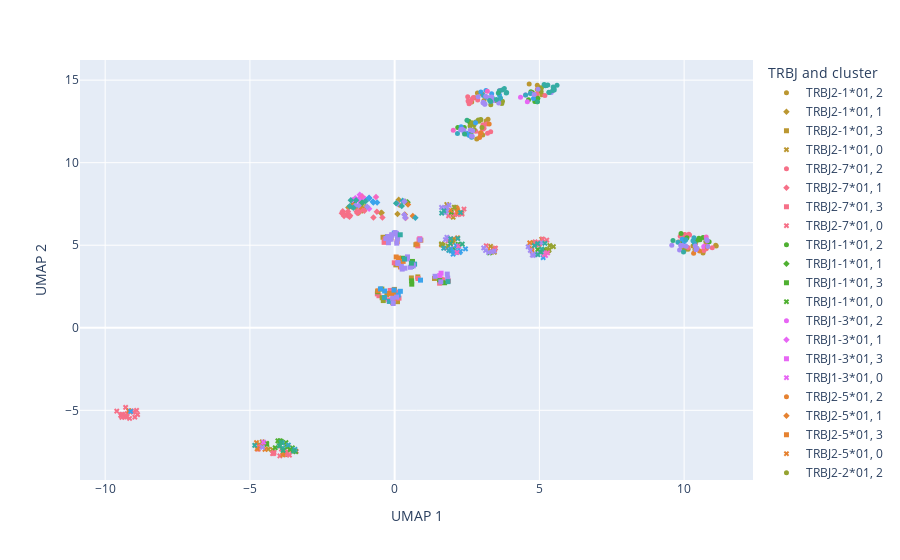

Notebook code cell kept with this figure:
### Code cell
database_umap.plot_interactive_umap(hue='TRBJ', palette=ColorPaletteGenerator.TRBJ_palette, symbol='cluster')

### Figure 1 — Plotly figure (JSON) as saved in the notebook; plotly's stock layout.template omitted (floating-point values rounded to 4 significant figures)
{"data": [{"hovertemplate": "TRBJ=TRBJ2-1*01<br>cluster=2<br>UMAP_1=%{x}<br>UMAP_2=%{y}<extra></extra>", "legendgroup": "TRBJ2-1*01, 2", "marker": {"color": "#bb9731", "opacity": 1, "size": 5, "symbol": "circle"}, "mode": "markers", "name": "TRBJ2-1*01, 2", "orientation": "v", "showlegend": true, "type": "scatter", "x": [3.043, 3.051, 10.37, 2.662, 2.772, 2.859, 4.928, 10.12, 2.97, 10.44, 11.11, 11.09, 4.647, 10.14, 10.3, 2.994, 3.226, 10.65, 5.082, 3.158, 4.988, 2.836, 9.94, 3.085, 4.963], "xaxis": "x", "y": [11.68, 12.22, 4.723, 13.67, 13.94, 14.23, 14.68, 4.792, 11.69, 4.8, 4.952, 5.005, 14.76, 4.762, 4.946, 11.74, 12.63, 4.531, 14.12, 12.53, 14.55, 11.44, 4.785, 13.77, 14.57], "yaxis": "y"}, {"hovertemplate": "TRBJ=TRBJ2-1*01<br>cluster=1<br>UMAP_1=%{x}<br>UMAP_2=%{y}<extra></extra>", "legendgroup": "TRBJ2-1*01, 1", "marker": {"color": "#bb9731", "opacity": 1, "size": 5, "symbol": "diamond"}, "mode": "markers", "name": "TRBJ2-1*01, 1", "orientation": "v", "showlegend": true, "type": "scatter", "x": [-1.341, -1.6, 0.1387, -0.4717, -1.239, -1.001, -1.108, 0.09779, -0.447], "xaxis": "x", "y": [7.304, 7.283, 7.75, 6.956, 6.968, 7.302, 7.103, 6.888, 6.97], "yaxis": "y"}, {"hovertemplate": "TRBJ=TRBJ2-1*01<br>cluster=3<br>UMAP_1=%{x}<br>UMAP_2=%{y}<extra></extra>", "legendgroup": "TRBJ2-1*01, 3", "marker": {"color": "#bb9731", "opacity": 1, "size": 5, "symbol": "square"}, "mode": "markers", "name": "TRBJ2-1*01, 3", "orientation": "v", "showlegend": true, "type": "scatter", "x": [-0.1768, 1.376, 0.04026, -0.06596, -0.4014, -0.1265, 0.2418, 0.5778, -0.007059, 0.8004, -0.267, 0.09753, 0.7334], "xaxis": "x", "y": [1.648, 2.988, 3.809, 1.532, 5.481, 5.457, 4.062, 3.018, 2.323, 3.082, 2.004, 1.581, 5.03], "yaxis": "y"}, {"hovertemplate": "TRBJ=TRBJ2-1*01<br>cluster=0<br>UMAP_1=%{x}<br>UMAP_2=%{y}<extra></extra>", "legendgroup": "TRBJ2-1*01, 0", "marker": {"color": "#bb9731", "opacity": 1, "size": 5, "symbol": "x"}, "mode": "markers", "name": "TRBJ2-1*01, 0", "orientation": "v", "showlegend": true, "type": "scatter", "x": [-3.788, 4.971, 2.109, -4.646, 2.173, -4.574, 2.021, 3.454, -3.811, -4.215, 5.079, 2.315, 4.788, -4.367, -4.579, 3.444, 1.801, 3.314], "xaxis": "x", "y": [-7.676, 5.085, 7.293, -7.097, 7.061, -6.912, 6.695, 4.807, -7.624, -7.385, 5.361, 6.959, 5.16, -7.352, -7.157, 4.574, 7.47, 4.931], "yaxis": "y"}, {"hovertemplate": "TRBJ=TRBJ2-7*01<br>cluster=2<br>UMAP_1=%{x}<br>UMAP_2=%{y}<extra></extra>", "legendgroup": "TRBJ2-7*01, 2", "marker": {"color": "#f67088", "opacity": 1, "size": 5, "symbol": "circle"}, "mode": "markers", "name": "TRBJ2-7*01, 2", "orientation": "v", "showlegend": true, "type": "scatter", "x": [9.983, 2.869, 10.73, 5.19, 2.717, 10.97, 10.69, 10.76, 4.847, 3.04, 9.865, 4.919, 2.67, 10.68, 10.39, 3.052, 10.76, 2.571, 10.03, 10.19, 10.16, 2.537, 2.524, 10.8, 3.087, 3.317, 3.182, 3.208, 2.804, 2.955, 2.624, 10.02, 10.13], "xaxis": "x", "y": [5.447, 13.8, 4.994, 14.08, 13.95, 4.849, 4.734, 5.176, 14.03, 12.03, 5.544, 14.16, 13.85, 4.68, 5.104, 12.29, 4.793, 13.57, 5.652, 5.612, 5.662, 13.73, 14.0, 4.97, 12.09, 11.88, 12.34, 11.78, 11.9, 11.79, 13.67, 5.621, 4.862], "yaxis": "y"}, {"hovertemplate": "TRBJ=TRBJ2-7*01<br>cluster=1<br>UMAP_1=%{x}<br>UMAP_2=%{y}<extra></extra>", "legendgroup": "TRBJ2-7*01, 1", "marker": {"color": "#f67088", "opacity": 1, "size": 5, "symbol": "diamond"}, "mode": "markers", "name": "TRBJ2-7*01, 1", "orientation": "v", "showlegend": true, "type": "scatter", "x": [-1.613, -1.793, -1.164, -1.636, -0.733, -1.215, -0.4229, -1.823, -1.045, -1.292, -1.591, -0.6143, -1.751, -1.311, -1.56, -1.748, -1.54, 0.3786], "xaxis": "x", "y": [7.042, 7.063, 7.202, 6.816, 6.682, 7.033, 6.673, 6.941, 7.093, 6.951, 6.815, 7.029, 6.891, 7.045, 6.728, 6.772, 6.799, 6.643], "yaxis": "y"}, {"hovertemplate": "TRBJ=TRBJ2-7*01<br>cluster=3<br>UMAP_1=%{x}<br>UMAP_2=%{y}<extra></extra>", "legendgroup": "TRBJ2-7*01, 3", "marker": {"color": "#f67088", "opacity": 1, "size": 5, "symbol": "square"}, "mode": "markers", "name": "TRBJ2-7*01, 3", "orientation": "v", "showlegend": true, "type": "scatter", "x": [-0.03488, -0.3642, 0.8423, 1.553, -0.5977, 0.0396, 1.626, -0.3362, 0.0179, 0.8065, 0.7995, -0.03023, -0.1974, -0.01216, 1.663, -0.154, -0.05771, 1.605, 0.1497, -0.542, 1.855], "xaxis": "x", "y": [1.68, 5.175, 5.325, 2.701, 2.053, 2.157, 2.752, 5.329, 2.072, 2.985, 4.963, 1.975, 1.687, 3.936, 2.902, 2.262, 2.263, 2.951, 1.794, 1.941, 2.84], "yaxis": "y"}, {"hovertemplate": "TRBJ=TRBJ2-7*01<br>cluster=0<br>UMAP_1=%{x}<br>UMAP_2=%{y}<extra></extra>", "legendgroup": "TRBJ2-7*01, 0", "marker": {"color": "#f67088", "opacity": 1, "size": 5, "symbol": "x"}, "mode": "markers", "name": "TRBJ2-7*01, 0", "orientation": "v", "showlegend": true, "type": "scatter", "x": [1.95, 3.162, -9.191, 1.8, 5.008, -3.964, -8.914, -9.453, -4.168, 1.841, -3.732, 1.863, 3.482, -4.175, -9.384, -8.975, -9.459, 4.732, -8.88, -9.261, -9.599, -9.332, 1.928, -3.709, -4.217, -3.633, 2.103, -3.532, 4.851, 5.106, 2.171, 2.075, -9.431, 3.45, 4.976, -3.689, -3.909, -4.694, 2.396, -9.033, -9.41, -9.293, 1.953, -9.239, -9.099, -9.422, 5.256, 4.944, 2.326, -3.402, -4.711, -9.156, -4.475], "xaxis": "x", "y": [5.377, 4.966, -5.042, 4.815, 5.096, -7.76, -5.002, -5.302, -7.548, 5.26, -7.689, 6.781, 4.821, -7.613, -5.292, -5.415, -5.306, 4.762, -5.261, -5.401, -5.051, -5.396, 5.095, -7.503, -7.622, -7.717, 7.246, -7.433, 5.204, 5.379, 6.856, 6.875, -5.266, 4.699, 5.023, -7.185, -7.354, -7.169, 7.192, -5.107, -5.237, -4.826, 6.94, -5.195, -5.037, -5.425, 5.313, 5.178, 6.885, -7.49, -7.361, -5.493, -7.034], "yaxis": "y"}, {"hovertemplate": "TRBJ=TRBJ1-1*01<br>cluster=2<br>UMAP_1=%{x}<br>UMAP_2=%{y}<extra></extra>", "legendgroup": "TRBJ1-1*01, 2", "marker": {"color": "#4fb031", "opacity": 1, "size": 5, "symbol": "circle"}, "mode": "markers", "name": "TRBJ1-1*01, 2", "orientation": "v", "showlegend": true, "type": "scatter", "x": [10.55, 9.95, 2.404, 4.919, 4.947, 10.51, 9.894, 2.485, 10.37, 4.708, 2.563, 10.46, 4.757, 10.65, 2.62, 10.86, 4.862, 4.843, 4.624, 2.18, 10.53, 2.645, 10.1], "xaxis": "x", "y": [5.334, 5.176, 12.13, 13.7, 13.9, 5.427, 5.706, 11.73, 5.071, 14.29, 12.52, 5.301, 14.25, 5.474, 12.32, 5.21, 13.82, 13.71, 13.81, 12.13, 5.373, 11.84, 5.45], "yaxis": "y"}, {"hovertemplate": "TRBJ=TRBJ1-1*01<br>cluster=1<br>UMAP_1=%{x}<br>UMAP_2=%{y}<extra></extra>", "legendgroup": "TRBJ1-1*01, 1", "marker": {"color": "#4fb031", "opacity": 1, "size": 5, "symbol": "diamond"}, "mode": "markers", "name": "TRBJ1-1*01, 1", "orientation": "v", "showlegend": true, "type": "scatter", "x": [-1.411, 0.4469, -1.435], "xaxis": "x", "y": [7.608, 7.607, 7.477], "yaxis": "y"}, {"hovertemplate": "TRBJ=TRBJ1-1*01<br>cluster=3<br>UMAP_1=%{x}<br>UMAP_2=%{y}<extra></extra>", "legendgroup": "TRBJ1-1*01, 3", "marker": {"color": "#4fb031", "opacity": 1, "size": 5, "symbol": "square"}, "mode": "markers", "name": "TRBJ1-1*01, 3", "orientation": "v", "showlegend": true, "type": "scatter", "x": [1.552, 0.5939, 0.2685, 0.5855, -0.2497, 1.725, 0.5911, -0.5849, 0.2798, 0.6154], "xaxis": "x", "y": [2.906, 3.771, 4.093, 2.841, 5.511, 2.728, 2.642, 2.181, 4.21, 4.018], "yaxis": "y"}, {"hovertemplate": "TRBJ=TRBJ1-1*01<br>cluster=0<br>UMAP_1=%{x}<br>UMAP_2=%{y}<extra></extra>", "legendgroup": "TRBJ1-1*01, 0", "marker": {"color": "#4fb031", "opacity": 1, "size": 5, "symbol": "x"}, "mode": "markers", "name": "TRBJ1-1*01, 0", "orientation": "v", "showlegend": true, "type": "scatter", "x": [-4.424, 1.953, -3.532, -3.713, 2.045, -3.602, -3.419, 2.19, -4.127, 3.275, -3.962, -3.914, 5.18, -4.418, -4.034, 4.942, -3.966, -3.755], "xaxis": "x", "y": [-6.999, 6.994, -7.275, -7.226, 4.811, -7.381, -7.505, 5.06, -7.266, 4.534, -7.116, -6.878, 4.751, -7.064, -6.847, 4.74, -6.843, -6.956], "yaxis": "y"}, {"hovertemplate": "TRBJ=TRBJ1-3*01<br>cluster=2<br>UMAP_1=%{x}<br>UMAP_2=%{y}<extra></extra>", "legendgroup": "TRBJ1-3*01, 2", "marker": {"color": "#e766f4", "opacity": 1, "size": 5, "symbol": "circle"}, "mode": "markers", "name": "TRBJ1-3*01, 2", "orientation": "v", "showlegend": true, "type": "scatter", "x": [3.635, 3.338, 4.348, 4.709, 4.518, 4.583, 10.68], "xaxis": "x", "y": [14.37, 13.76, 13.96, 14.2, 14.1, 13.69, 4.924], "yaxis": "y"}, {"hovertemplate": "TRBJ=TRBJ1-3*01<br>cluster=1<br>UMAP_1=%{x}<br>UMAP_2=%{y}<extra></extra>", "legendgroup": "TRBJ1-3*01, 1", "marker": {"color": "#e766f4", "opacity": 1, "size": 5, "symbol": "diamond"}, "mode": "markers", "name": "TRBJ1-3*01, 1", "orientation": "v", "showlegend": true, "type": "scatter", "x": [-0.8819, -1.235, -1.204, -1.195, -1.018, -1.358, -1.46, -1.205], "xaxis": "x", "y": [7.202, 7.714, 7.854, 7.73, 7.803, 7.84, 7.73, 8.065], "yaxis": "y"}, {"hovertemplate": "TRBJ=TRBJ1-3*01<br>cluster=3<br>UMAP_1=%{x}<br>UMAP_2=%{y}<extra></extra>", "legendgroup": "TRBJ1-3*01, 3", "marker": {"color": "#e766f4", "opacity": 1, "size": 5, "symbol": "square"}, "mode": "markers", "name": "TRBJ1-3*01, 3", "orientation": "v", "showlegend": true, "type": "scatter", "x": [-0.3376, 1.604, 1.556], "xaxis": "x", "y": [1.747, 3.304, 3.16], "yaxis": "y"}, {"hovertemplate": "TRBJ=TRBJ1-3*01<br>cluster=0<br>UMAP_1=%{x}<br>UMAP_2=%{y}<extra></extra>", "legendgroup": "TRBJ1-3*01, 0", "marker": {"color": "#e766f4", "opacity": 1, "size": 5, "symbol": "x"}, "mode": "markers", "name": "TRBJ1-3*01, 0", "orientation": "v", "showlegend": true, "type": "scatter", "x": [-4.528, 5.214, 1.937], "xaxis": "x", "y": [-6.924, 4.375, 4.803], "yaxis": "y"}, {"hovertemplate": "TRBJ=TRBJ2-5*01<br>cluster=2<br>UMAP_1=%{x}<br>UMAP_2=%{y}<extra></extra>", "legendgroup": "TRBJ2-5*01, 2", "marker": {"color": "#e68231", "opacity": 1, "size": 5, "symbol": "circle"}, "mode": "markers", "name": "TRBJ2-5*01, 2", "orientation": "v", "showlegend": true, "type": "scatter", "x": [3.024, 10.8, 3.265, 9.807, 2.977, 2.933, 10.53, 4.929, 10.33], "xaxis": "x", "y": [14.15, 4.885, 12.34, 5.193, 11.81, 11.53, 4.643, 14.44, 4.521], "yaxis": "y"}, {"hovertemplate": "TRBJ=TRBJ2-5*01<br>cluster=1<br>UMAP_1=%{x}<br>UMAP_2=%{y}<extra></extra>", "legendgroup": "TRBJ2-5*01, 1", "marker": {"color": "#e68231", "opacity": 1, "size": 5, "symbol": "diamond"}, "mode": "markers", "name": "TRBJ2-5*01, 1", "orientation": "v", "showlegend": true, "type": "scatter", "x": [0.1566, -1.186, -1.433, -1.495, 0.4603, 0.3509, 0.6283], "xaxis": "x", "y": [7.45, 7.338, 7.403, 7.351, 7.469, 6.858, 6.774], "yaxis": "y"}, {"hovertemplate": "TRBJ=TRBJ2-5*01<br>cluster=3<br>UMAP_1=%{x}<br>UMAP_2=%{y}<extra></extra>", "legendgroup": "TRBJ2-5*01, 3", "marker": {"color": "#e68231", "opacity": 1, "size": 5, "symbol": "square"}, "mode": "markers", "name": "TRBJ2-5*01, 3", "orientation": "v", "showlegend": true, "type": "scatter", "x": [-0.5777, 0.7695, 0.08439, -0.1761, 0.2014, 0.05236, 0.135, 0.9038, 0.2, -0.02078, 0.2939], "xaxis": "x", "y": [2.237, 5.068, 5.213, 2.078, 3.748, 4.288, 4.223, 5.305, 3.686, 2.058, 4.022], "yaxis": "y"}, {"hovertemplate": "TRBJ=TRBJ2-5*01<br>cluster=0<br>UMAP_1=%{x}<br>UMAP_2=%{y}<extra></extra>", "legendgroup": "TRBJ2-5*01, 0", "marker": {"color": "#e68231", "opacity": 1, "size": 5, "symbol": "x"}, "mode": "markers", "name": "TRBJ2-5*01, 0", "orientation": "v", "showlegend": true, "type": "scatter", "x": [1.622, 1.998, -4.751, 4.73, 4.74, 4.667, 2.034, -9.175, 2.189, 2.006, 2.17, 2.172, -4.772, 1.923, -4.48, 3.308, -3.862, 2.143], "xaxis": "x", "y": [5.02, 5.193, -7.332, 4.817, 4.684, 5.139, 5.357, -5.035, 6.996, 5.337, 7.159, 5.442, -6.955, 7.123, -7.362, 4.671, -7.702, 7.243], "yaxis": "y"}, {"hovertemplate": "TRBJ=TRBJ2-2*01<br>cluster=2<br>UMAP_1=%{x}<br>UMAP_2=%{y}<extra></extra>", "legendgroup": "TRBJ2-2*01, 2", "marker": {"color": "#96a331", "opacity": 1, "size": 5, "symbol": "circle"}, "mode": "markers", "name": "TRBJ2-2*01, 2", "orientation": "v", "showlegend": true, "type": "scatter", "x": [3.321, 2.604, 2.966, 2.911, 2.888, 5.072, 3.017, 5.059, 2.799, 2.747, 3.514, 2.745, 10.75, 3.275, 2.978, 2.67, 3.724, 10.0, 3.703], "xaxis": "x", "y": [13.52, 12.22, 12.58, 12.51, 12.59, 14.54, 12.14, 14.31, 12.47, 12.0, 13.76, 12.3, 5.237, 13.9, 12.62, 12.41, 13.71, 4.679, 13.59], "yaxis": "y"}, {"hovertemplate": "TRBJ=TRBJ2-2*01<br>cluster=1<br>UMAP_1=%{x}<br>UMAP_2=%{y}<extra></extra>", "legendgroup": "TRBJ2-2*01, 1", "marker": {"color": "#96a331", "opacity": 1, "size": 5, "symbol": "diamond"}, "mode": "markers", "name": "TRBJ2-2*01, 1", "orientation": "v", "showlegend": true, "type": "scatter", "x": [-1.131, 0.3716], "xaxis": "x", "y": [7.504, 7.629], "yaxis": "y"}, {"hovertemplate": "TRBJ=TRBJ2-2*01<br>cluster=3<br>UMAP_1=%{x}<br>UMAP_2=%{y}<extra></extra>", "legendgroup": "TRBJ2-2*01, 3", "marker": {"color": "#96a331", "opacity": 1, "size": 5, "symbol": "square"}, "mode": "markers", "name": "TRBJ2-2*01, 3", "orientation": "v", "showlegend": true, "type": "scatter", "x": [-0.3927, -0.4424, -0.4322, -0.2099], "xaxis": "x", "y": [1.648, 2.345, 1.819, 5.328], "yaxis": "y"}, {"hovertemplate": "TRBJ=TRBJ2-2*01<br>cluster=0<br>UMAP_1=%{x}<br>UMAP_2=%{y}<extra></extra>", "legendgroup": "TRBJ2-2*01, 0", "marker": {"color": "#96a331", "opacity": 1, "size": 5, "symbol": "x"}, "mode": "markers", "name": "TRBJ2-2*01, 0", "orientation": "v", "showlegend": true, "type": "scatter", "x": [-3.972, 1.672, 5.484, 5.273, 1.617, 1.996, 2.06, 5.334, 1.846, 5.358, 5.313], "xaxis": "x", "y": [-7.147, 5.002, 4.913, 4.717, 5.084, 5.28, 7.302, 4.72, 4.953, 4.983, 4.668], "yaxis": "y"}, {"hovertemplate": "TRBJ=TRBJ1-2*01<br>cluster=2<br>UMAP_1=%{x}<br>UMAP_2=%{y}<extra></extra>", "legendgroup": "TRBJ1-2*01, 2", "marker": {"color": "#3ba3ec", "opacity": 1, "size": 5, "symbol": "circle"}, "mode": "markers", "name": "TRBJ1-2*01, 2", "orientation": "v", "showlegend": true, "type": "scatter", "x": [2.295, 10.01, 2.978, 9.935, 2.579, 3.155, 2.794, 2.482, 3.62, 3.35, 4.796], "xaxis": "x", "y": [12.18, 5.218, 14.28, 5.359, 11.65, 14.37, 12.41, 11.79, 14.09, 14.18, 13.89], "yaxis": "y"}, {"hovertemplate": "TRBJ=TRBJ1-2*01<br>cluster=1<br>UMAP_1=%{x}<br>UMAP_2=%{y}<extra></extra>", "legendgroup": "TRBJ1-2*01, 1", "marker": {"color": "#3ba3ec", "opacity": 1, "size": 5, "symbol": "diamond"}, "mode": "markers", "name": "TRBJ1-2*01, 1", "orientation": "v", "showlegend": true, "type": "scatter", "x": [-0.7377, -0.6045, -0.8815, -0.8858, -0.7492], "xaxis": "x", "y": [7.582, 7.581, 7.875, 7.83, 7.651], "yaxis": "y"}, {"hovertemplate": "TRBJ=TRBJ1-2*01<br>cluster=3<br>UMAP_1=%{x}<br>UMAP_2=%{y}<extra></extra>", "legendgroup": "TRBJ1-2*01, 3", "marker": {"color": "#3ba3ec", "opacity": 1, "size": 5, "symbol": "square"}, "mode": "markers", "name": "TRBJ1-2*01, 3", "orientation": "v", "showlegend": true, "type": "scatter", "x": [-0.01324, -0.02258, 0.8932, -0.3451, -0.4909, 0.1249, 0.1976], "xaxis": "x", "y": [5.722, 2.284, 2.885, 2.226, 2.356, 1.979, 2.209], "yaxis": "y"}, {"hovertemplate": "TRBJ=TRBJ1-2*01<br>cluster=0<br>UMAP_1=%{x}<br>UMAP_2=%{y}<extra></extra>", "legendgroup": "TRBJ1-2*01, 0", "marker": {"color": "#3ba3ec", "opacity": 1, "size": 5, "symbol": "x"}, "mode": "markers", "name": "TRBJ1-2*01, 0", "orientation": "v", "showlegend": true, "type": "scatter", "x": [-9.121, 5.131, 1.938, 2.14, 2.192, 1.952, 2.02, 2.124, 2.446, 2.272, 2.235, 2.069], "xaxis": "x", "y": [-5.06, 4.245, 4.769, 4.606, 4.893, 4.651, 4.458, 4.975, 4.781, 4.635, 4.558, 4.57], "yaxis": "y"}, {"hovertemplate": "TRBJ=TRBJ1-4*01<br>cluster=2<br>UMAP_1=%{x}<br>UMAP_2=%{y}<extra></extra>", "legendgroup": "TRBJ1-4*01, 2", "marker": {"color": "#37a9be", "opacity": 1, "size": 5, "symbol": "circle"}, "mode": "markers", "name": "TRBJ1-4*01, 2", "orientation": "v", "showlegend": true, "type": "scatter", "x": [3.657, 10.36, 4.689, 3.179, 3.374, 10.06, 2.659, 3.068, 10.34, 3.591, 2.17, 4.524, 10.31, 9.787], "xaxis": "x", "y": [13.92, 5.123, 14.2, 13.97, 13.92, 5.326, 11.54, 14.06, 5.459, 13.77, 11.76, 14.09, 5.273, 5.174], "yaxis": "y"}, {"hovertemplate": "TRBJ=TRBJ1-4*01<br>cluster=1<br>UMAP_1=%{x}<br>UMAP_2=%{y}<extra></extra>", "legendgroup": "TRBJ1-4*01, 1", "marker": {"color": "#37a9be", "opacity": 1, "size": 5, "symbol": "diamond"}, "mode": "markers", "name": "TRBJ1-4*01, 1", "orientation": "v", "showlegend": true, "type": "scatter", "x": [0.716, 0.2749], "xaxis": "x", "y": [6.662, 7.699], "yaxis": "y"}, {"hovertemplate": "TRBJ=TRBJ1-4*01<br>cluster=3<br>UMAP_1=%{x}<br>UMAP_2=%{y}<extra></extra>", "legendgroup": "TRBJ1-4*01, 3", "marker": {"color": "#37a9be", "opacity": 1, "size": 5, "symbol": "square"}, "mode": "markers", "name": "TRBJ1-4*01, 3", "orientation": "v", "showlegend": true, "type": "scatter", "x": [-0.1842, -0.3531, 0.5819, 0.6882, -0.2394], "xaxis": "x", "y": [1.596, 1.838, 3.72, 3.856, 5.462], "yaxis": "y"}, {"hovertemplate": "TRBJ=TRBJ1-4*01<br>cluster=0<br>UMAP_1=%{x}<br>UMAP_2=%{y}<extra></extra>", "legendgroup": "TRBJ1-4*01, 0", "marker": {"color": "#37a9be", "opacity": 1, "size": 5, "symbol": "x"}, "mode": "markers", "name": "TRBJ1-4*01, 0", "orientation": "v", "showlegend": true, "type": "scatter", "x": [-3.672, -3.881, -3.445, 1.695, 1.87], "xaxis": "x", "y": [-7.101, -6.981, -7.366, 4.817, 4.691], "yaxis": "y"}, {"hovertemplate": "TRBJ=TRBJ1-6*01<br>cluster=2<br>UMAP_1=%{x}<br>UMAP_2=%{y}<extra></extra>", "legendgroup": "TRBJ1-6*01, 2", "marker": {"color": "#f567c1", "opacity": 1, "size": 5, "symbol": "circle"}, "mode": "markers", "name": "TRBJ1-6*01, 2", "orientation": "v", "showlegend": true, "type": "scatter", "x": [2.025, 10.76, 3.203], "xaxis": "x", "y": [11.96, 5.494, 14.32], "yaxis": "y"}, {"hovertemplate": "TRBJ=TRBJ1-6*01<br>cluster=1<br>UMAP_1=%{x}<br>UMAP_2=%{y}<extra></extra>", "legendgroup": "TRBJ1-6*01, 1", "marker": {"color": "#f567c1", "opacity": 1, "size": 5, "symbol": "diamond"}, "mode": "markers", "name": "TRBJ1-6*01, 1", "orientation": "v", "showlegend": true, "type": "scatter", "x": [-1.125, -0.6449], "xaxis": "x", "y": [7.968, 7.925], "yaxis": "y"}, {"hovertemplate": "TRBJ=TRBJ1-6*01<br>cluster=3<br>UMAP_1=%{x}<br>UMAP_2=%{y}<extra></extra>", "legendgroup": "TRBJ1-6*01, 3", "marker": {"color": "#f567c1", "opacity": 1, "size": 5, "symbol": "square"}, "mode": "markers", "name": "TRBJ1-6*01, 3", "orientation": "v", "showlegend": true, "type": "scatter", "x": [0.8677], "xaxis": "x", "y": [5.395], "yaxis": "y"}, {"hovertemplate": "TRBJ=TRBJ1-6*01<br>cluster=0<br>UMAP_1=%{x}<br>UMAP_2=%{y}<extra></extra>", "legendgroup": "TRBJ1-6*01, 0", "marker": {"color": "#f567c1", "opacity": 1, "size": 5, "symbol": "x"}, "mode": "markers", "name": "TRBJ1-6*01, 0", "orientation": "v", "showlegend": true, "type": "scatter", "x": [5.283, 5.134, 2.21, 2.155, 5.173], "xaxis": "x", "y": [4.541, 4.552, 4.95, 4.559, 4.422], "yaxis": "y"}, {"hovertemplate": "TRBJ=TRBJ2-3*01<br>cluster=2<br>UMAP_1=%{x}<br>UMAP_2=%{y}<extra></extra>", "legendgroup": "TRBJ2-3*01, 2", "marker": {"color": "#a38cf4", "opacity": 1, "size": 5, "symbol": "circle"}, "mode": "markers", "name": "TRBJ2-3*01, 2", "orientation": "v", "showlegend": true, "type": "scatter", "x": [5.41, 2.61, 9.887, 2.384, 10.8, 10.82, 10.78, 3.067, 10.07, 3.408, 2.681, 2.328, 2.695, 10.38, 2.393, 3.146, 4.82, 9.94, 9.842, 2.278, 2.884, 3.051, 9.893, 3.348, 10.41, 3.258, 4.951, 10.44, 3.117, 3.595, 2.649, 9.574, 3.11], "xaxis": "x", "y": [14.26, 11.98, 4.992, 11.98, 5.277, 4.927, 5.333, 13.66, 4.933, 13.75, 11.6, 12.02, 11.93, 4.947, 11.86, 14.02, 14.13, 4.979, 4.711, 11.99, 14.0, 13.63, 4.954, 13.97, 4.726, 13.92, 14.45, 4.808, 13.54, 13.61, 11.62, 4.993, 13.56], "yaxis": "y"}, {"hovertemplate": "TRBJ=TRBJ2-3*01<br>cluster=1<br>UMAP_1=%{x}<br>UMAP_2=%{y}<extra></extra>", "legendgroup": "TRBJ2-3*01, 1", "marker": {"color": "#a38cf4", "opacity": 1, "size": 5, "symbol": "diamond"}, "mode": "markers", "name": "TRBJ2-3*01, 1", "orientation": "v", "showlegend": true, "type": "scatter", "x": [0.3341, 0.09771, 0.3671, -1.351, -1.24, 0.3399, -0.9478], "xaxis": "x", "y": [6.853, 7.511, 6.661, 7.425, 7.405, 7.655, 7.326], "yaxis": "y"}, {"hovertemplate": "TRBJ=TRBJ2-3*01<br>cluster=3<br>UMAP_1=%{x}<br>UMAP_2=%{y}<extra></extra>", "legendgroup": "TRBJ2-3*01, 3", "marker": {"color": "#a38cf4", "opacity": 1, "size": 5, "symbol": "square"}, "mode": "markers", "name": "TRBJ2-3*01, 3", "orientation": "v", "showlegend": true, "type": "scatter", "x": [-0.1006, 0.441, -0.1825, 0.1126, 0.1033, 0.2616, 0.01293, 0.6017, 0.06283, -0.06966, 0.06687, -0.2146, 0.6391, -0.2392, 0.07274, 1.817, 1.395, 0.5424, -0.3013, -0.0912, 0.8805, 0.3549, 1.833, 0.4437, -0.05049, 0.09339, 1.594, 0.6381, 0.2324, -0.1233, 0.1149], "xaxis": "x", "y": [5.62, 4.17, 5.379, 3.949, 5.496, 3.554, 5.769, 3.788, 5.715, 1.785, 1.856, 5.147, 3.799, 5.527, 5.125, 3.251, 3.118, 3.666, 5.406, 5.627, 5.319, 3.609, 3.013, 4.293, 1.472, 5.381, 2.783, 3.746, 3.715, 5.366, 3.893], "yaxis": "y"}, {"hovertemplate": "TRBJ=TRBJ2-3*01<br>cluster=0<br>UMAP_1=%{x}<br>UMAP_2=%{y}<extra></extra>", "legendgroup": "TRBJ2-3*01, 0", "marker": {"color": "#a38cf4", "opacity": 1, "size": 5, "symbol": "x"}, "mode": "markers", "name": "TRBJ2-3*01, 0", "orientation": "v", "showlegend": true, "type": "scatter", "x": [3.247, 1.805, 3.141, 5.078, 1.873, 1.744, 4.686, -4.568, 4.611, 5.067, 1.737, 4.792, 4.754, 3.442, 4.891, 1.754, 1.62, 1.79, 3.075, 1.815, 3.365], "xaxis": "x", "y": [4.558, 5.482, 4.678, 4.59, 7.425, 7.261, 4.684, -7.242, 4.905, 5.148, 6.967, 4.387, 4.405, 4.652, 4.466, 5.343, 7.29, 7.076, 4.836, 7.269, 4.605], "yaxis": "y"}, {"hovertemplate": "TRBJ=TRBJ2-4*01<br>cluster=2<br>UMAP_1=%{x}<br>UMAP_2=%{y}<extra></extra>", "legendgroup": "TRBJ2-4*01, 2", "marker": {"color": "#35aca4", "opacity": 1, "size": 5, "symbol": "circle"}, "mode": "markers", "name": "TRBJ2-4*01, 2", "orientation": "v", "showlegend": true, "type": "scatter", "x": [5.34, 5.206, 3.854, 5.24, 5.327, 5.226, 9.978, 3.711, 3.618, 5.504, 3.315, 5.46, 5.475, 3.283, 3.87, 5.163, 3.515, 5.291, 5.609, 3.789, 5.513], "xaxis": "x", "y": [14.26, 14.65, 14.22, 14.67, 14.26, 14.69, 4.591, 14.4, 14.35, 14.5, 13.71, 14.37, 14.58, 13.76, 14.26, 14.73, 13.82, 14.71, 14.69, 14.5, 14.41], "yaxis": "y"}, {"hovertemplate": "TRBJ=TRBJ2-4*01<br>cluster=1<br>UMAP_1=%{x}<br>UMAP_2=%{y}<extra></extra>", "legendgroup": "TRBJ2-4*01, 1", "marker": {"color": "#35aca4", "opacity": 1, "size": 5, "symbol": "diamond"}, "mode": "markers", "name": "TRBJ2-4*01, 1", "orientation": "v", "showlegend": true, "type": "scatter", "x": [-1.427, 0.2446, -1.514, -1.006, -1.551, 0.05059, -1.332], "xaxis": "x", "y": [7.278, 7.374, 7.727, 7.662, 7.356, 7.547, 7.72], "yaxis": "y"}, {"hovertemplate": "TRBJ=TRBJ2-4*01<br>cluster=3<br>UMAP_1=%{x}<br>UMAP_2=%{y}<extra></extra>", "legendgroup": "TRBJ2-4*01, 3", "marker": {"color": "#35aca4", "opacity": 1, "size": 5, "symbol": "square"}, "mode": "markers", "name": "TRBJ2-4*01, 3", "orientation": "v", "showlegend": true, "type": "scatter", "x": [1.844, 0.3392, 0.1934], "xaxis": "x", "y": [2.795, 4.165, 5.633], "yaxis": "y"}, {"hovertemplate": "TRBJ=TRBJ2-4*01<br>cluster=0<br>UMAP_1=%{x}<br>UMAP_2=%{y}<extra></extra>", "legendgroup": "TRBJ2-4*01, 0", "marker": {"color": "#35aca4", "opacity": 1, "size": 5, "symbol": "x"}, "mode": "markers", "name": "TRBJ2-4*01, 0", "orientation": "v", "showlegend": true, "type": "scatter", "x": [-4.834, 2.274, 1.624, 1.936, 5.191, 1.7, 4.946, 4.83, -3.863, 2.184, 4.941, 5.087], "xaxis": "x", "y": [-7.122, 6.98, 6.947, 5.395, 5.11, 7.081, 4.43, 4.974, -7.29, 5.407, 5.094, 4.761], "yaxis": "y"}, {"hovertemplate": "TRBJ=TRBJ1-5*01<br>cluster=2<br>UMAP_1=%{x}<br>UMAP_2=%{y}<extra></extra>", "legendgroup": "TRBJ1-5*01, 2", "marker": {"color": "#33af84", "opacity": 1, "size": 5, "symbol": "circle"}, "mode": "markers", "name": "TRBJ1-5*01, 2", "orientation": "v", "showlegend": true, "type": "scatter", "x": [4.933, 3.581, 2.415, 9.615, 2.498], "xaxis": "x", "y": [13.7, 14.22, 11.73, 5.283, 12.56], "yaxis": "y"}, {"hovertemplate": "TRBJ=TRBJ1-5*01<br>cluster=1<br>UMAP_1=%{x}<br>UMAP_2=%{y}<extra></extra>", "legendgroup": "TRBJ1-5*01, 1", "marker": {"color": "#33af84", "opacity": 1, "size": 5, "symbol": "diamond"}, "mode": "markers", "name": "TRBJ1-5*01, 1", "orientation": "v", "showlegend": true, "type": "scatter", "x": [-1.126], "xaxis": "x", "y": [7.593], "yaxis": "y"}, {"hovertemplate": "TRBJ=TRBJ1-5*01<br>cluster=3<br>UMAP_1=%{x}<br>UMAP_2=%{y}<extra></extra>", "legendgroup": "TRBJ1-5*01, 3", "marker": {"color": "#33af84", "opacity": 1, "size": 5, "symbol": "square"}, "mode": "markers", "name": "TRBJ1-5*01, 3", "orientation": "v", "showlegend": true, "type": "scatter", "x": [0.5787], "xaxis": "x", "y": [3.916], "yaxis": "y"}, {"hovertemplate": "TRBJ=TRBJ1-5*01<br>cluster=0<br>UMAP_1=%{x}<br>UMAP_2=%{y}<extra></extra>", "legendgroup": "TRBJ1-5*01, 0", "marker": {"color": "#33af84", "opacity": 1, "size": 5, "symbol": "x"}, "mode": "markers", "name": "TRBJ1-5*01, 0", "orientation": "v", "showlegend": true, "type": "scatter", "x": [1.929, 5.051, 2.334, -3.853, -3.929, -3.986, -3.491], "xaxis": "x", "y": [5.093, 4.591, 5.069, -7.432, -6.934, -7.164, -7.473], "yaxis": "y"}], "layout": {"legend": {"title": {"text": "TRBJ and cluster"}, "tracegroupgap": 0}, "margin": {"t": 60}, "xaxis": {"anchor": "y", "domain": [0, 1], "title": {"text": "UMAP 1"}}, "yaxis": {"anchor": "x", "domain": [0, 1], "title": {"text": "UMAP 2"}}}}
